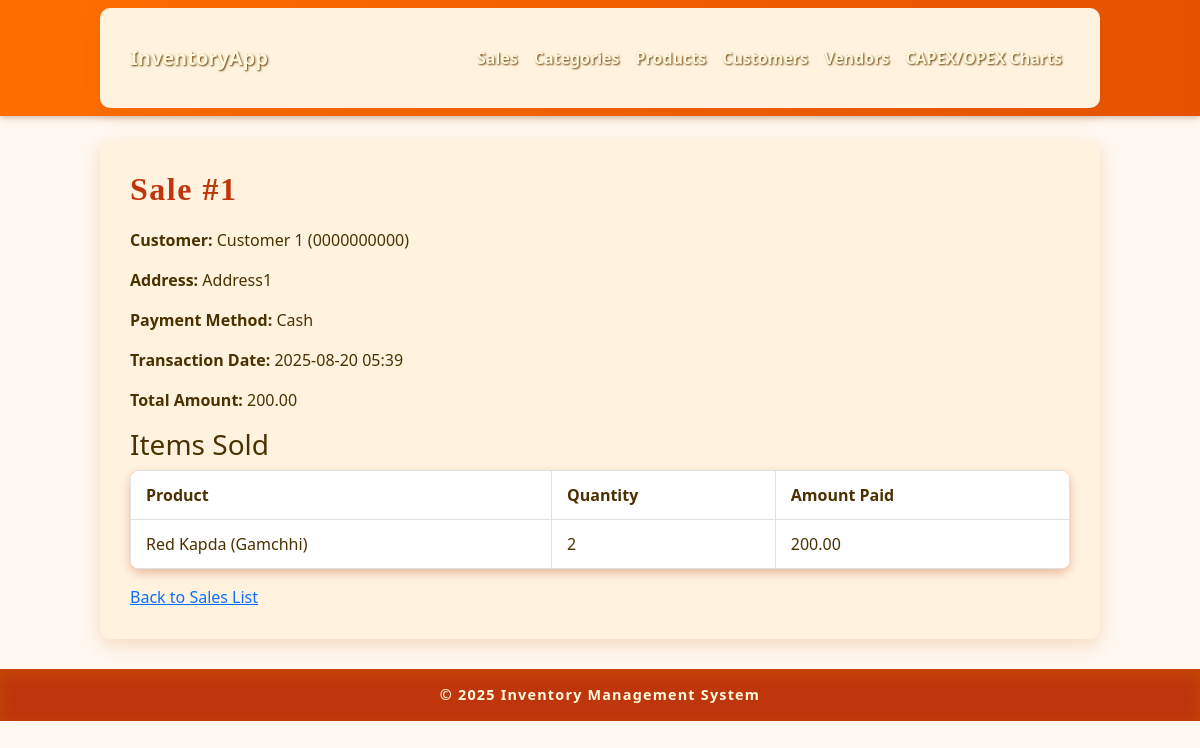
The app's page /sales/1/ with its own data.
### inventory/models.py (models this page shows, shortened)
class Sale(models.Model):
    PAYMENT_METHOD_CHOICES = [
        ('cash', 'Cash'),
        ('upi', 'UPI'),
    ]
    customer = models.ForeignKey(Customer, on_delete=models.CASCADE)
    payment_method = models.CharField(max_length=10, choices=PAYMENT_METHOD_CHOICES, default='cash')
    transaction_date = models.DateTimeField(default=timezone.now)
    total_amount = models.DecimalField(max_digits=10, decimal_places=2, default=0)

class Customer(models.Model):
    name = models.CharField(max_length=200)
    contact_email = models.EmailField(blank=True, null=True)  # Optional email
    phone_number  = models.CharField(max_length=20, unique=False)     # Make phone unique for searching
    address = models.TextField(blank=True)                    # Make address optional

class SaleItem(models.Model):
    sale = models.ForeignKey(Sale, on_delete=models.CASCADE, related_name='items')
    product = models.ForeignKey(Product, on_delete=models.PROTECT)
    quantity = models.PositiveIntegerField()
    amount_paid = models.DecimalField(max_digits=10, decimal_places=2)  # price per item * quantity

class Product(models.Model):
    name = models.CharField(max_length=200)
    description = models.TextField(blank=True, null=True, help_text="Enter a detailed description of the product")
    category = models.ForeignKey('Category', on_delete=models.CASCADE)
    vendor = models.ForeignKey('Vendor', on_delete=models.SET_NULL, null=True, blank=True)
    cost_price = models.DecimalField(max_digits=10, decimal_places=2)
    mrp = models.DecimalField(max_digits=10, decimal_places=2)
    selling_price = models.DecimalField(max_digits=10, decimal_places=2)
    discount = models.DecimalField(max_digits=5, decimal_places=2, default=0)  # Percentage
    stock_quantity = models.PositiveIntegerField()
    image = models.ImageField(upload_to='product_images/', blank=True, null=True)
    restock_date = models.DateField(blank=True, null=True)  # New field for the latest restock date

### inventory/views.py (the view)
# urls.py: path('sales/<int:pk>/', sale_detail, name='sale_detail'),
def sale_detail(request, pk):
    sale = get_object_or_404(Sale, pk=pk)
    return render(request, 'sales/sale_detail.html', {'sale': sale})

### inventory/templates/sales/sale_detail.html
{% extends 'base.html' %}
{% block content %}
<h2>Sale #{{ sale.id }}</h2>
<p><strong>Customer:</strong> {{ sale.customer.name }} ({{ sale.customer.phone_number }})</p>
<p><strong>Address:</strong> {{ sale.customer.address }}</p>
<p><strong>Payment Method:</strong> {{ sale.get_payment_method_display }}</p>
<p><strong>Transaction Date:</strong> {{ sale.transaction_date|date:"Y-m-d H:i" }}</p>
<p><strong>Total Amount:</strong> {{ sale.total_amount }}</p>
<h3>Items Sold</h3>
<table class="table table-bordered">
    <thead>
    <tr>
        <th>Product</th>
        <th>Quantity</th>
        <th>Amount Paid</th>
    </tr>
    </thead>
    <tbody>
        {% for item in sale.items.all %}
        <tr>
            <td>{{ item.product.name }}</td>
            <td>{{ item.quantity }}</td>
            <td>{{ item.amount_paid }}</td>
        </tr>
        {% endfor %}
    </tbody>
</table>
<a href="{% url 'sales_list' %}">Back to Sales List</a>
{% endblock %}

### static/css/styles.css (style rules this page uses)
body { font-family: 'Segoe UI', Tahoma, Geneva, Verdana, sans-serif; background: #fff8f0; color: #4b3100; margin: 0; padding: 0; }
h2 { font-weight: 800; color: #bf360c; margin-bottom: 20px; letter-spacing: 1.5px; font-family: 'Georgia', serif; }
.table { border-radius: 10px; overflow: hidden; box-shadow: 0 4px 10px rgba(191, 54, 12, 0.3); }
.table thead { background: #ff7043; color: #ffffff; font-size: 1rem; }
.table td, .table th { vertical-align: middle !important; padding: 12px 15px !important; color: #4b3100; }

### records on screen
Sale: id "1", customer.name "Customer 1", customer.phone_number "0000000000", customer.address "Address1", payment_method "Cash", transaction_date "2025-08-20 05:39", total_amount "200.00"
SaleItem: product.name "Red Kapda (Gamchhi)", quantity "2", amount_paid "200.00"
